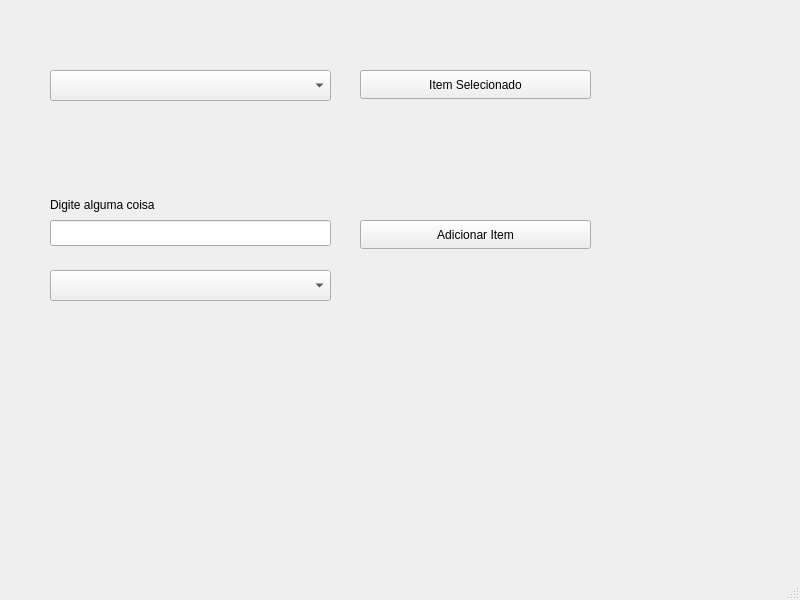
<?xml version="1.0" encoding="UTF-8"?>
<ui version="4.0">
 <class>MainWindow</class>
 <widget class="QMainWindow" name="MainWindow">
  <property name="geometry">
   <rect>
    <x>0</x>
    <y>0</y>
    <width>800</width>
    <height>600</height>
   </rect>
  </property>
  <property name="windowTitle">
   <string>MainWindow</string>
  </property>
  <widget class="QWidget" name="centralwidget">
   <widget class="QComboBox" name="comboBoxNumero">
    <property name="geometry">
     <rect>
      <x>50</x>
      <y>70</y>
      <width>281</width>
      <height>31</height>
     </rect>
    </property>
    <item>
     <property name="text">
      <string/>
     </property>
    </item>
    <item>
     <property name="text">
      <string>Número 1</string>
     </property>
    </item>
    <item>
     <property name="text">
      <string>Número 2</string>
     </property>
    </item>
    <item>
     <property name="text">
      <string>Número 3</string>
     </property>
    </item>
    <item>
     <property name="text">
      <string>Número 4</string>
     </property>
    </item>
    <item>
     <property name="text">
      <string>Número 5</string>
     </property>
    </item>
   </widget>
   <widget class="QPushButton" name="btnNumero">
    <property name="geometry">
     <rect>
      <x>360</x>
      <y>70</y>
      <width>231</width>
      <height>29</height>
     </rect>
    </property>
    <property name="text">
     <string>Item Selecionado</string>
    </property>
   </widget>
   <widget class="QLineEdit" name="txtTexto">
    <property name="geometry">
     <rect>
      <x>50</x>
      <y>220</y>
      <width>281</width>
      <height>26</height>
     </rect>
    </property>
   </widget>
   <widget class="QLabel" name="label">
    <property name="geometry">
     <rect>
      <x>50</x>
      <y>189</y>
      <width>191</width>
      <height>31</height>
     </rect>
    </property>
    <property name="text">
     <string>Digite alguma coisa</string>
    </property>
   </widget>
   <widget class="QPushButton" name="btnAddItem">
    <property name="geometry">
     <rect>
      <x>360</x>
      <y>220</y>
      <width>231</width>
      <height>29</height>
     </rect>
    </property>
    <property name="text">
     <string>Adicionar Item</string>
    </property>
   </widget>
   <widget class="QComboBox" name="comboBoxAddItem">
    <property name="geometry">
     <rect>
      <x>50</x>
      <y>270</y>
      <width>281</width>
      <height>31</height>
     </rect>
    </property>
   </widget>
  </widget>
  <widget class="QMenuBar" name="menubar">
   <property name="geometry">
    <rect>
     <x>0</x>
     <y>0</y>
     <width>800</width>
     <height>26</height>
    </rect>
   </property>
  </widget>
  <widget class="QStatusBar" name="statusbar"/>
 </widget>
 <resources/>
 <connections/>
</ui>
